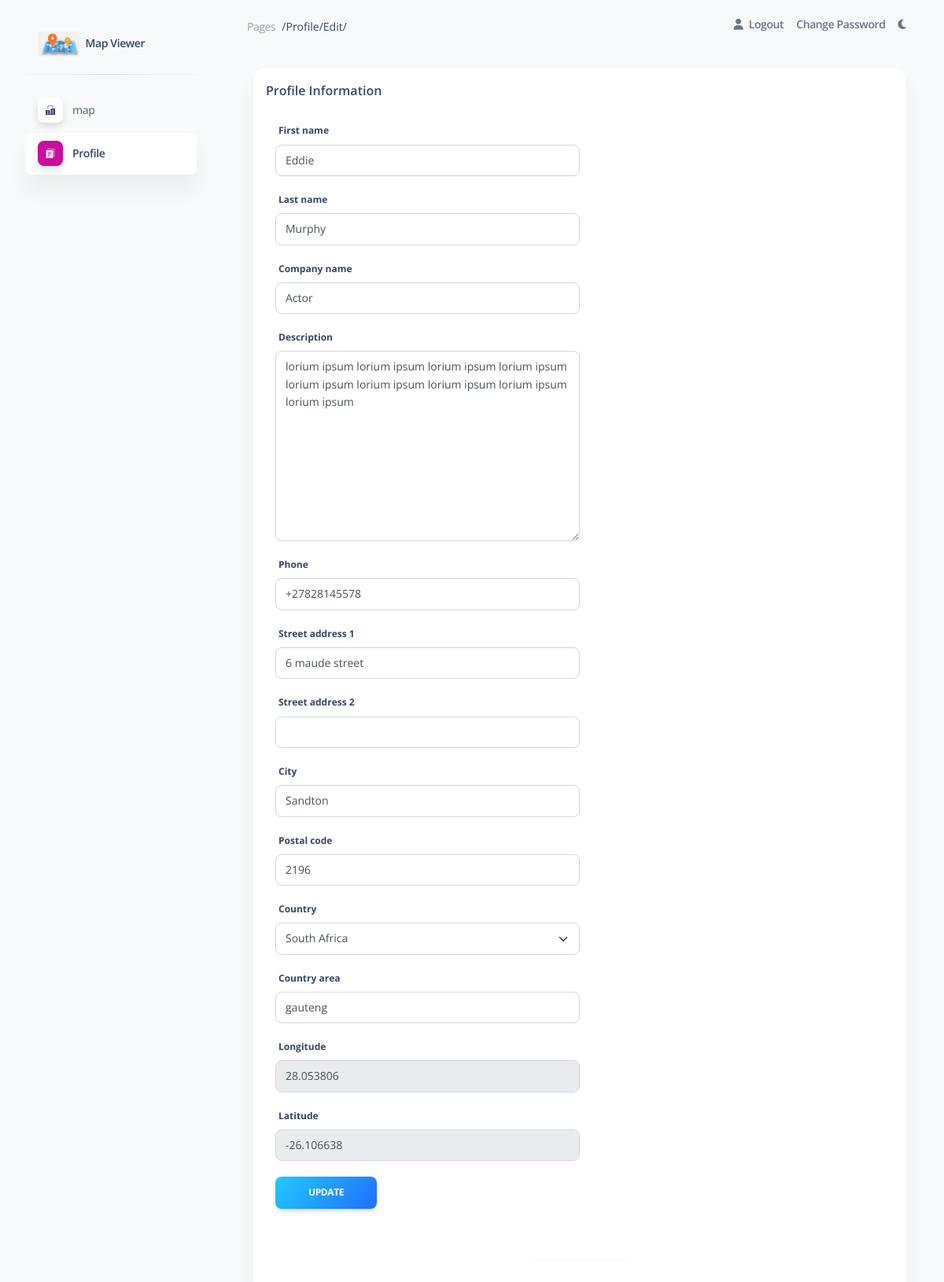
Screenshot of /profile/edit/ (signed in) with the database file from the repository.
### user/models.py (models this page shows)
class User(AbstractBaseUser, PermissionsMixin):
    email = models.EmailField(_('email address'), unique=True)
    first_name = models.CharField(_('first name'), max_length=30, blank=True)
    last_name = models.CharField(_('last name'), max_length=30, blank=True)
    company_name = models.CharField(_('company name'), max_length=30, blank=True)
    description = models.TextField(_("description"), null=True, blank=True)
    is_staff = models.BooleanField(default=False)
    is_active = models.BooleanField(default=True)
    date_joined = models.DateTimeField(default=timezone.now)
    phone = PhoneNumberField(blank=True, default="")
    street_address_1 = models.CharField(max_length=256, blank=True)
    street_address_2 = models.CharField(max_length=256, blank=True)
    city = models.CharField(max_length=256, blank=True)
    postal_code = models.CharField(max_length=20, blank=True)
    country = CountryField(null=True, blank=True)
    country_area = models.CharField(max_length=128, blank=True)
    longitude = models.DecimalField(max_digits=8, decimal_places=6, null=True, blank=True)
    latitude = models.DecimalField(max_digits=8, decimal_places=6, null=True, blank=True)
    USERNAME_FIELD = 'email'
    REQUIRED_FIELDS = []
    objects = UserManager()

### home/views.py (the view)
# urls.py: path('profile/edit/', views.ProtectedProfileEditView.as_view(), name='profile-edit'),
class ProtectedProfileEditView(UpdateView):
  template_name = "pages/profile-edit.html"
  form_class = ProfileChangeForm
  success_url = "/profile/"
  model = User
  @method_decorator(login_required)
  def dispatch(self, *args, **kwargs):
    return super().dispatch(*args, **kwargs)
  def get_object(self):
    return self.request.user
  def get_context_data(self, **kwargs):
    context = super().get_context_data(**kwargs)
    context['segment'] = 'profile'
    return context

### user/forms.py (shortened to what this page needs)
class ProfileChangeForm(forms.ModelForm):
    class Meta:
        model = User
        exclude = ('email', 'password', 'user_permissions', 'groups', 'is_superuser' ,'is_staff','is_active','is_active', 'last_login', 'date_joined')
    def __init__(self, *args, **kwargs):
        super().__init__(*args, **kwargs)
        if 'email' in self.fields:
            self.fields['email'].disabled = True
        if 'latitude' in self.fields:
            self.fields['latitude'].disabled = True
        if 'longitude' in self.fields:
            self.fields['longitude'].disabled = True

### admin_soft/templatetags/admin_soft.py (called while the page is built)
@assignment_tag(takes_context=True)
def get_direction(context):
    res = {
        'panel': 'text-left',
        'notify': 'right',
        'float': 'float-right',
        'reverse_panel': 'text-right',
        'nav': 'ml-auto'
    }
    if context.get('LANGUAGE_BIDI'):
        res['panel'] = 'text-right'
        res['notify'] = 'left'
        res['float'] = ''
        res['reverse_panel'] = 'text-left'
        res['nav'] = 'mr-auto'
    return res

@assignment_tag(takes_context=True)
def get_admin_setting(context):
    res = {
    }
    return res

### templates/pages/profile-edit.html (shortened to what this page needs)
{% extends 'layouts/base.html' %}
{% load static %}
{% block content %}
    <div class="container-fluid">
    <div class="container-fluid py-4">
      <div class="row">
        <div class="col-12 col-xl-12">
          <div class="card h-100">
            <div class="card-header pb-0 p-3">
              <div class="row">
                <div class="col-md-8 d-flex align-items-center">
                  <h6 class="mb-0">Profile Information</h6>
                </div>
                  <div class="card-body">
                    <form role="form" method="post" action="#">
                      {% for field in form %}
                        <label for="{{ field.id_for_label }}">{{ field.label }}</label>
                        <div class="mb-3 col-6 col-xl-6">
                          {{field}}
                        </div>
                      {% endfor %}
                      <div class="text-center col-2 col-xl-2">
                        <button type="submit" class="btn bg-gradient-info w-100 mt-1 mb-0">Update</button>
                      </div>
                    </form>
                  </div>
              </div>
            </div>
            <div class="card-body p-3">
            <hr class="horizontal gray-light my-4">
            </div>
          </div>
        </div>
      </div>
    </div>
  </div>
{% endblock content %}

### static/css/dark-theme-core.css (style rules this page uses)
body { transition: background-color 200ms ease-in; }

### rows the page displays
User: form "Eddie" "Murphy" "Actor" "lorium ipsum lorium ipsum lorium ipsum lorium ipsum lorium ipsum lorium ipsum lorium ipsum lorium ipsum lorium ipsum" "+27828145578" "6 maude street" "Sandton" "2196" "South Africa" "gauteng" "28.053806" "-26.106638"

### other values shown
{{ request.path|title }} "/Profile/Edit/"
{{ field.label }} "First name" "Last name" "Company name" "Description" "Phone" "Street address 1" "Street address 2" "City" "Postal code" "Country" "Country area" "Longitude" "Latitude"
